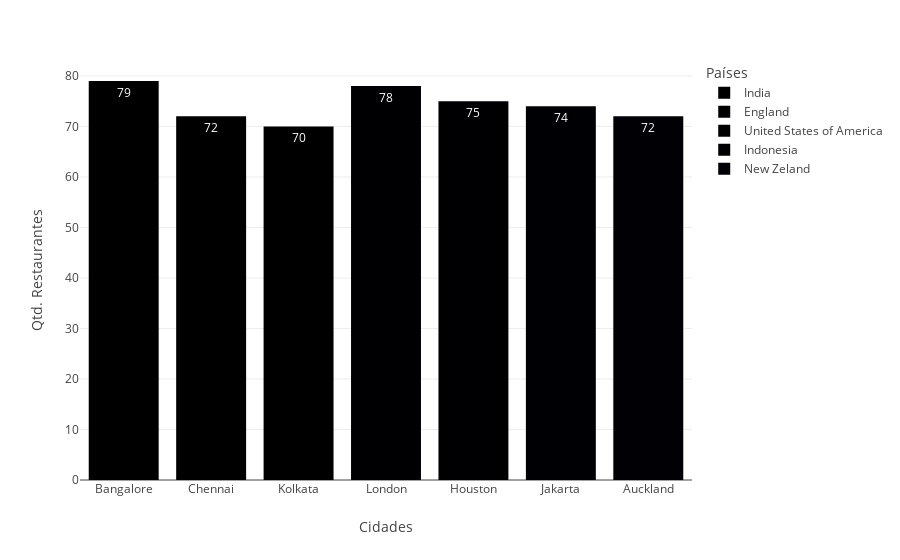

The code cell stored with this chart in its notebook:
### Markdown cell above
## Top 7 cidades com resturante com média de avaliação acima 4

### Code cell
lines = df['aggregate_rating'] > 4
df_aux = (df.loc[lines, ['country', 'city','restaurant_id']].groupby(['country', 'city'])
                                                      .count()
                                                      .sort_values(['restaurant_id', 'city'], ascending=[False, True])
                                                      .reset_index()).head(7)

px.bar(df_aux.head(7), x='city', y='restaurant_id', text_auto='restaurant_id', color='country',
               labels={'city': 'Cidades',
                       'restaurant_id': 'Qtd. Restaurantes',
                       'country': 'Países'})

### Figure 1 — Plotly figure (JSON) as saved in the notebook; plotly's stock layout.template omitted (floating-point values rounded to 4 significant figures)
{"data": [{"alignmentgroup": "True", "hovertemplate": "Países=India<br>Cidades=%{x}<br>Qtd. Restaurantes=%{y}<extra></extra>", "legendgroup": "India", "marker": {"color": "#000001", "pattern": {"shape": ""}}, "name": "India", "offsetgroup": "India", "orientation": "v", "showlegend": true, "textposition": "auto", "texttemplate": "%{y:restaurant_id}", "type": "bar", "x": ["Bangalore", "Chennai", "Kolkata"], "xaxis": "x", "y": [79, 72, 70], "yaxis": "y"}, {"alignmentgroup": "True", "hovertemplate": "Países=England<br>Cidades=%{x}<br>Qtd. Restaurantes=%{y}<extra></extra>", "legendgroup": "England", "marker": {"color": "#000002", "pattern": {"shape": ""}}, "name": "England", "offsetgroup": "England", "orientation": "v", "showlegend": true, "textposition": "auto", "texttemplate": "%{y:restaurant_id}", "type": "bar", "x": ["London"], "xaxis": "x", "y": [78], "yaxis": "y"}, {"alignmentgroup": "True", "hovertemplate": "Países=United States of America<br>Cidades=%{x}<br>Qtd. Restaurantes=%{y}<extra></extra>", "legendgroup": "United States of America", "marker": {"color": "#000003", "pattern": {"shape": ""}}, "name": "United States of America", "offsetgroup": "United States of America", "orientation": "v", "showlegend": true, "textposition": "auto", "texttemplate": "%{y:restaurant_id}", "type": "bar", "x": ["Houston"], "xaxis": "x", "y": [75], "yaxis": "y"}, {"alignmentgroup": "True", "hovertemplate": "Países=Indonesia<br>Cidades=%{x}<br>Qtd. Restaurantes=%{y}<extra></extra>", "legendgroup": "Indonesia", "marker": {"color": "#000004", "pattern": {"shape": ""}}, "name": "Indonesia", "offsetgroup": "Indonesia", "orientation": "v", "showlegend": true, "textposition": "auto", "texttemplate": "%{y:restaurant_id}", "type": "bar", "x": ["Jakarta"], "xaxis": "x", "y": [74], "yaxis": "y"}, {"alignmentgroup": "True", "hovertemplate": "Países=New Zeland<br>Cidades=%{x}<br>Qtd. Restaurantes=%{y}<extra></extra>", "legendgroup": "New Zeland", "marker": {"color": "#000005", "pattern": {"shape": ""}}, "name": "New Zeland", "offsetgroup": "New Zeland", "orientation": "v", "showlegend": true, "textposition": "auto", "texttemplate": "%{y:restaurant_id}", "type": "bar", "x": ["Auckland"], "xaxis": "x", "y": [72], "yaxis": "y"}], "layout": {"autosize": true, "barmode": "relative", "legend": {"title": {"text": "Países"}, "tracegroupgap": 0}, "margin": {"t": 60}, "xaxis": {"anchor": "y", "autorange": true, "domain": [0, 1], "range": [-0.5, 6.5], "title": {"text": "Cidades"}, "type": "category"}, "yaxis": {"anchor": "x", "autorange": true, "domain": [0, 1], "range": [0, 83.16], "title": {"text": "Qtd. Restaurantes"}, "type": "linear"}}}
